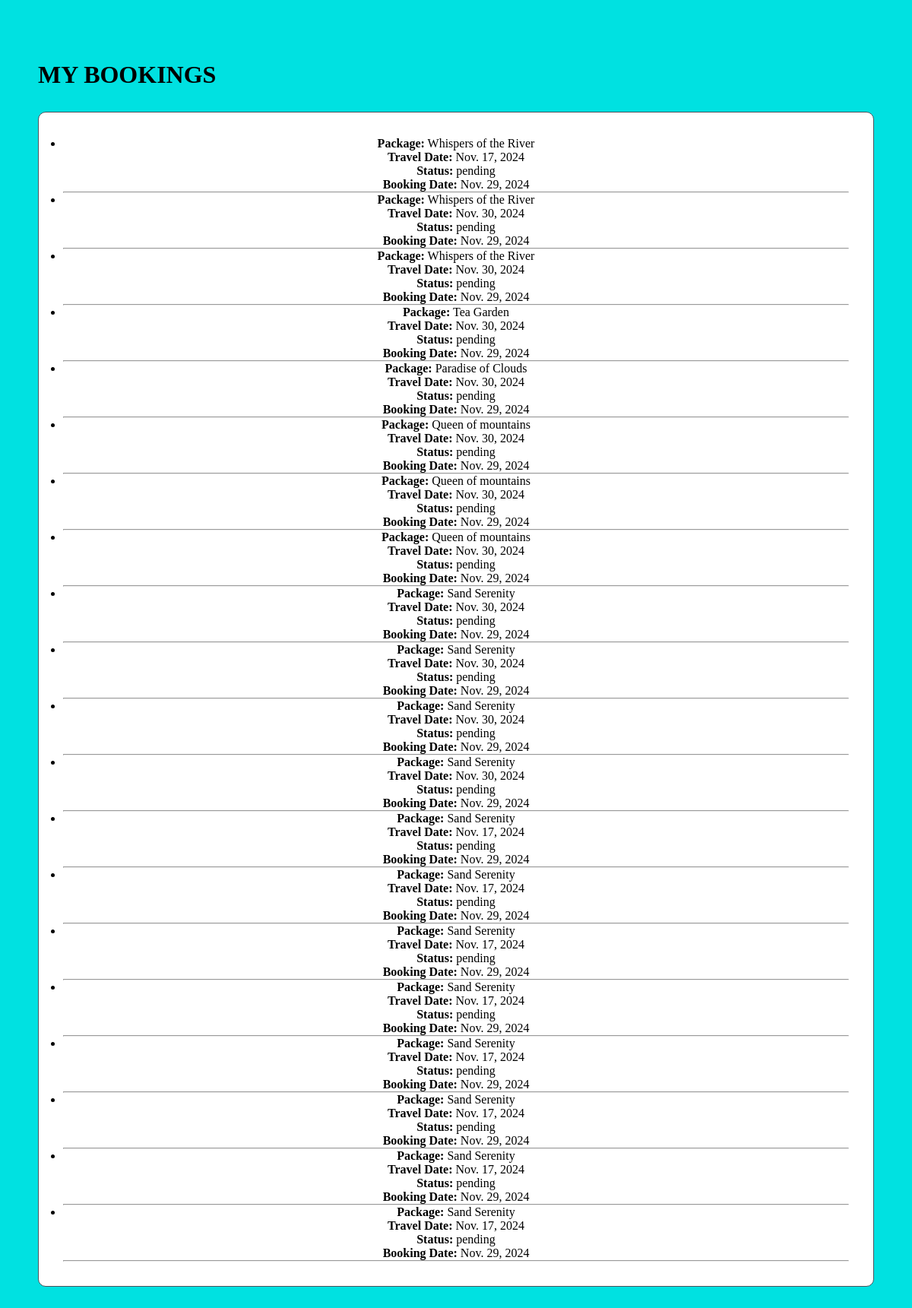
/my_bookings/ (signed in), run on the app's committed database.
### Tour/models.py (models this page shows, shortened)
class Booking(models.Model):
    user = models.ForeignKey(User, on_delete=models.CASCADE)
    package = models.ForeignKey(Package, on_delete=models.CASCADE)
    booking_date = models.DateField(auto_now_add=True)
    travel_date = models.DateField()
    status = models.CharField(max_length=100,choices=[
        ('confirmed','confirmed'),
        ('cancelled','cancelled'),
        ('pending','pending'),
    ])

class Package(models.Model):
    title = models.CharField(max_length=100)
    destination = models.ForeignKey(Destination, on_delete=models.CASCADE)
    price = models.DecimalField(max_digits=10,decimal_places=2)
    duration = models.IntegerField()
    description = models.TextField(blank=True,null=True)
    image = models.ImageField(upload_to='tour/package',blank=True,null=True)

### Tour/views.py (the view)
# urls.py: path('my_bookings/', t_views.user_bookings, name='my_bookings'),
def user_bookings(request):
    user_bookings = Booking.objects.filter(user=request.user)
    return render(request, 'tour/my_bookings.html', {'bookings': user_bookings})

### template/tour/my_bookings.html (shortened to what this page needs)
<!DOCTYPE html>
<html lang="en">
<head>
</head>
<body>
    <h1>MY BOOKINGS</h1>
    {% if bookings %}
    <div class="grid-container">
        <div class="card">
            <ul>
                {% for booking in bookings %}
                    <li>
                        <strong>Package:</strong> {{ booking.package.title }}<br>
                        <strong>Travel Date:</strong> {{ booking.travel_date }}<br>
                        <strong>Status:</strong> {{ booking.status }}<br>
                        <strong>Booking Date:</strong> {{ booking.booking_date }}
                    </li>
                    <hr>
                {% endfor %}
            </ul>
        {% else %}
            <p>You have no bookings.</p>
        </div>
    </div>
    {% endif %}
</body>
</html>

### template/tour/my_bookings.html (style rules this page uses)
* { margin: 0; padding: 0; }
body { padding: min(50px,7%); background-color: rgb(0, 225, 225); }
h1 { margin: 30px 0; }
.card { padding: 2em; border: 1px solid rgb(75,82,92); border-radius: 10px; background-color: #ffffff; text-align: center; }
.grid-container { display: grid; grid-template-columns: repeat(auto-fit,minmax(300px,1fr)); gap: 15px; justify-content: center; }

### data on the page
Booking: package "Whispers of the River", travel_date "Nov. 17, 2024", status "pending", booking_date "Nov. 29, 2024"
Booking: package "Whispers of the River", travel_date "Nov. 30, 2024", status "pending", booking_date "Nov. 29, 2024"
Booking: package "Whispers of the River", travel_date "Nov. 30, 2024", status "pending", booking_date "Nov. 29, 2024"
Booking: package "Tea Garden", travel_date "Nov. 30, 2024", status "pending", booking_date "Nov. 29, 2024"
Booking: package "Paradise of Clouds", travel_date "Nov. 30, 2024", status "pending", booking_date "Nov. 29, 2024"
Booking: package "Queen of mountains", travel_date "Nov. 30, 2024", status "pending", booking_date "Nov. 29, 2024"
Booking: package "Queen of mountains", travel_date "Nov. 30, 2024", status "pending", booking_date "Nov. 29, 2024"
Booking: package "Queen of mountains", travel_date "Nov. 30, 2024", status "pending", booking_date "Nov. 29, 2024"
Booking: package "Sand Serenity", travel_date "Nov. 30, 2024", status "pending", booking_date "Nov. 29, 2024"
Booking: package "Sand Serenity", travel_date "Nov. 30, 2024", status "pending", booking_date "Nov. 29, 2024"
Booking: package "Sand Serenity", travel_date "Nov. 30, 2024", status "pending", booking_date "Nov. 29, 2024"
Booking: package "Sand Serenity", travel_date "Nov. 30, 2024", status "pending", booking_date "Nov. 29, 2024"
Booking: package "Sand Serenity", travel_date "Nov. 17, 2024", status "pending", booking_date "Nov. 29, 2024"
Booking: package "Sand Serenity", travel_date "Nov. 17, 2024", status "pending", booking_date "Nov. 29, 2024"
Booking: package "Sand Serenity", travel_date "Nov. 17, 2024", status "pending", booking_date "Nov. 29, 2024"
Booking: package "Sand Serenity", travel_date "Nov. 17, 2024", status "pending", booking_date "Nov. 29, 2024"
Booking: package "Sand Serenity", travel_date "Nov. 17, 2024", status "pending", booking_date "Nov. 29, 2024"
Booking: package "Sand Serenity", travel_date "Nov. 17, 2024", status "pending", booking_date "Nov. 29, 2024"
Booking: package "Sand Serenity", travel_date "Nov. 17, 2024", status "pending", booking_date "Nov. 29, 2024"
Booking: package "Sand Serenity", travel_date "Nov. 17, 2024", status "pending", booking_date "Nov. 29, 2024"
